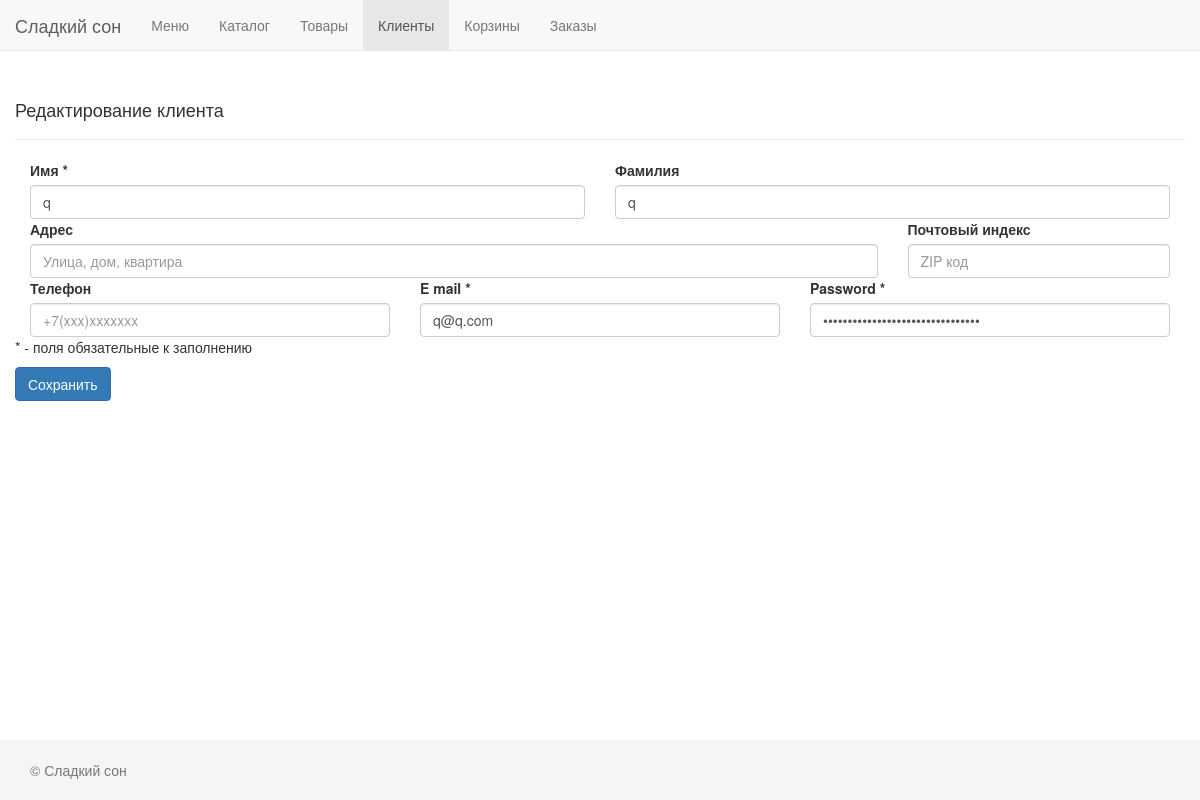
/admin/index.php?section=users&action=edit&id=35, run on the app's committed database.
### tables this page shows
CREATE TABLE IF NOT EXISTS `users` (
  `id` int(11) NOT NULL,
  `first_name` char(100) NOT NULL,
  `second_name` char(100) NOT NULL,
  `address` char(60) NOT NULL,
  `zip_code` char(10) NOT NULL,
  `phone` char(12) NOT NULL,
  `email` char(60) DEFAULT NULL,
  `password` char(250) DEFAULT NULL
);

### admin/templates/users/edit.php (called while the page is built)
<?php
require_once(__DIR__ . DIRECTORY_SEPARATOR . 'form.php');

### admin/models/users.php (called while the page is built, shortened)
<?php
function GetUserItem($id)
{
    $sql = "SELECT * FROM users WHERE id=?";
    $sth = Db()->prepare($sql);
    if (!$sth->execute([$id])) {
        print_r($sth->errorInfo());
        die;
    }
    return $sth->fetch();
}

### admin/templates/users/form.php (the view, shortened to what this page needs)
<?php
if ($_POST) {
    if (getId()) {
        $p = GetUserItem(getId());
    } else {
        $p = [];
    }
    $item = array_merge($p, $_POST, $_GET);
} else {
    $item = getId() ? GetUserItem(getId()) : [
        'id' => '',
        'first_name' => '',
        'second_name' => '',
        'address' => '',
        'zip_code' => '',
        'phone' => '',
        'email' => '',
        'password' => ''
    ];
}
?>
<div class="page-header">
    <?php if (getId()): ?>
        <h4>Редактирование клиента</h4>
    <?php else: ?>
        <h4>Добавление нового клиента</h4>
    <?php endif; ?>
</div>
<form method="post" action="?section=users&action=<?= $item['id'] ? 'update' : 'add' ?>&id=<?= $item['id'] ?>">
    <div class="col-xs-6">
        <label for="first_name">Имя *</label>
        <input type="text" class="form-control" id="first_name" name="first_name" placeholder="Имя"
               value="<?= $item['first_name'] ?>">
    </div>
    <div class="col-xs-6">
        <label for="second_name">Фамилия</label>
        <input type="text" class="form-control" id="second_name" name="second_name" placeholder="Фамилия"
               value="<?= $item['second_name'] ?>">
    </div>
    <div class="col-xs-9">
        <label for="address">Адрес</label>
        <input type="text" class="form-control" id="address" name="address"
               placeholder="Улица, дом, квартира" value="<?= $item['address'] ?>">
    </div>
    <div class="col-xs-3">
        <label for="zip_code">Почтовый индекс</label>
        <input type="text" class="form-control" id="zip_code" name="zip_code" placeholder="ZIP код"
               value="<?= $item['zip_code'] ?>">
    </div>
    <div class="col-xs-4">
        <label for="phone">Телефон</label>
        <input type="text" class="form-control" id="phone" name="phone" placeholder="+7(xxx)xxxxxxx"
               value="<?= $item['phone'] ?>">
    </div>
    <div class="col-xs-4">
        <label for="email">E mail *</label>
        <input type="text" class="form-control" id="email" name="email" placeholder="E mail"
               value="<?= $item['email'] ?>">
    </div>
    <div class="col-xs-4">
        <label for="password">Password *</label>
        <input type="password" class="form-control" id="password" name="password"
               placeholder="password" value="<?= $item['password'] ?>">
    </div>
    <p>* - поля обязательные к заполнению</p>
    <button type="submit" class="btn btn-primary">Сохранить</button>
</form>

### admin/css/main.css (style rules this page uses)
html { position: relative; min-height: 100%; }
body { margin-bottom: 60px; }

### data on the page
users: first_name "q", second_name "q", email "q@q.com"
